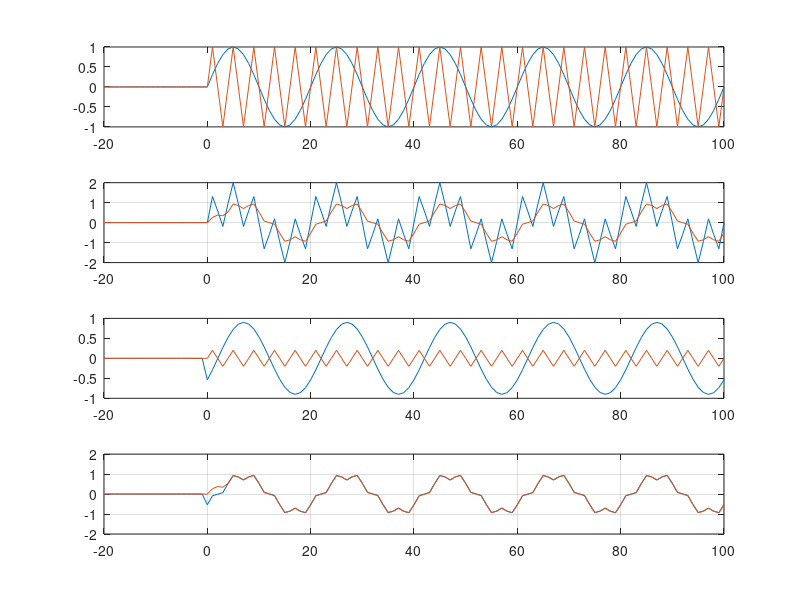

The MATLAB source for this figure:
%% Federal University of Rio Grande do Norte
% Digital Signal Processing - Communications Engineering Department (DCO)
% Author: Danilo Pena
% Description: frequency response

% filtro da m�dia m�vel de 5 pontos
h = 1/5*ones(1,5);

% tempo
nn = -20:100;
% offset para o ponto zero
zz = 21;
% soma de dois senos de igual amplitude com 0.1pi rad/samp e 0.5pi rad/samp
s1(zz+[0:100]) = sin(0.1*pi*[0:100]);
s2(zz+[0:100]) = sin(0.5*pi*[0:100]);
x = s1 + s2;

% passa pelo filtro
y = conv(h,x);
% trunca y pra ter a mesma largura de x
y = y(1:length(x));

% plota resultados
subplot(411)
% as duas componentes
plot(nn,s1,nn,s2)
% sua soma (entrada do sistema) e sa�da do sistema
subplot(412)
plot(nn,x,nn,y);
grid
axis([-20 100 -2 2])

% comparando as senoides escaladas por suas respostas na frequ�ncia
H = fft(h,256);
% com fft de 256pts, 2pi corresponde a 256, logo 0.1pi corresponde a 256/20
H1 = H(1+round(0.1*(256/2)));
H2 = H(1+round(0.5*(256/2)));
% senoides individuais escaladas e deslocadas de fase pelas amostras de
% resposta em frequ�ncia
s1b(zz+[0:100]) = abs(H1)*sin(0.1*pi*[0:100]+angle(H1));
s2b(zz+[0:100]) = abs(H2)*sin(0.5*pi*[0:100]+angle(H2));
% plota as senoides modificadas
subplot(413)
plot(nn,s1b,nn,s2b)
% .. e compara com sua soma da atual saida do sistema
subplot(414)
plot(nn,s1b+s2b,nn,y)
grid
axis([-20 100 -2 2])